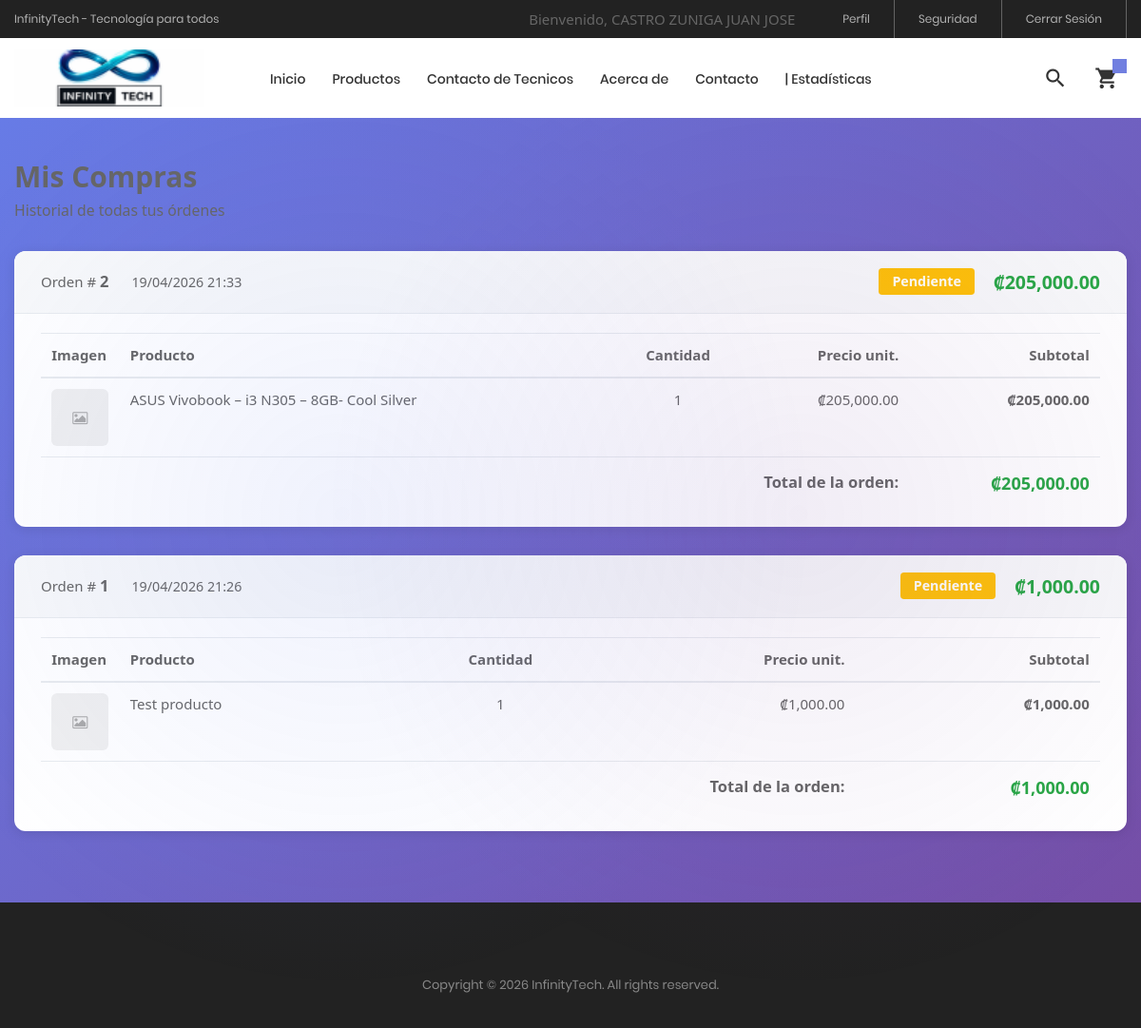
Page /Views/vFacturas/vMisFacturas.php (signed in) on the committed database.
### tables this page shows
CREATE TABLE `tbl_facturas` (
  `ID_FACTURA` int(11) NOT NULL AUTO_INCREMENT,
  `ID_USUARIO` int(11) DEFAULT NULL,
  `ID_DIRECCION` int(11) DEFAULT NULL,
  `TOTAL` decimal(10,2) DEFAULT NULL,
  `ID_ESTADO_VENTA` int(11) DEFAULT NULL,
  `FECHA_CREACION` timestamp NOT NULL DEFAULT current_timestamp(),
  PRIMARY KEY (`ID_FACTURA`),
  KEY `ID_USUARIO` (`ID_USUARIO`),
  KEY `ID_DIRECCION` (`ID_DIRECCION`),
  KEY `ID_ESTADO_VENTA` (`ID_ESTADO_VENTA`),
  CONSTRAINT `tbl_facturas_ibfk_1` FOREIGN KEY (`ID_USUARIO`) REFERENCES `tbl_usuarios` (`ID_USUARIO`),
  CONSTRAINT `tbl_facturas_ibfk_2` FOREIGN KEY (`ID_DIRECCION`) REFERENCES `tbl_direcciones` (`ID_DIRECCION`),
  CONSTRAINT `tbl_facturas_ibfk_3` FOREIGN KEY (`ID_ESTADO_VENTA`) REFERENCES `tbl_estados_venta` (`ID_ESTADO_VENTA`)
);

CREATE TABLE `tbl_estados_venta` (
  `ID_ESTADO_VENTA` int(11) NOT NULL AUTO_INCREMENT,
  `DESCRIPCION` varchar(50) NOT NULL,
  PRIMARY KEY (`ID_ESTADO_VENTA`)
);

CREATE TABLE `tbl_detalle_fact` (
  `ID_DETALLE` int(11) NOT NULL AUTO_INCREMENT,
  `ID_FACTURA` int(11) DEFAULT NULL,
  `ID_PRODUCTO` int(11) DEFAULT NULL,
  `CANTIDAD` int(11) DEFAULT NULL,
  `PRECIO_UNITARIO_MOMENTO` decimal(10,2) DEFAULT NULL,
  PRIMARY KEY (`ID_DETALLE`),
  KEY `ID_FACTURA` (`ID_FACTURA`),
  KEY `ID_PRODUCTO` (`ID_PRODUCTO`),
  CONSTRAINT `tbl_detalle_fact_ibfk_1` FOREIGN KEY (`ID_FACTURA`) REFERENCES `tbl_facturas` (`ID_FACTURA`),
  CONSTRAINT `tbl_detalle_fact_ibfk_2` FOREIGN KEY (`ID_PRODUCTO`) REFERENCES `tbl_productos` (`ID_PRODUCTO`)
);

CREATE TABLE `tbl_productos` (
  `ID_PRODUCTO` int(11) NOT NULL AUTO_INCREMENT,
  `ID_MARCA` int(11) DEFAULT NULL,
  `ID_CATEGORIA` int(11) DEFAULT NULL,
  `NOMBRE` varchar(150) DEFAULT NULL,
  `DESCRIPCION` text DEFAULT NULL,
  `PRECIO` decimal(10,2) DEFAULT NULL,
  `CANTIDAD` int(11) DEFAULT NULL,
  `IMAGEN` varchar(255) DEFAULT NULL,
  `ID_ESTADO` int(11) DEFAULT NULL,
  PRIMARY KEY (`ID_PRODUCTO`),
  KEY `ID_MARCA` (`ID_MARCA`),
  KEY `ID_CATEGORIA` (`ID_CATEGORIA`),
  KEY `ID_ESTADO` (`ID_ESTADO`),
  CONSTRAINT `tbl_productos_ibfk_1` FOREIGN KEY (`ID_MARCA`) REFERENCES `tbl_marcas` (`ID_MARCA`),
  CONSTRAINT `tbl_productos_ibfk_2` FOREIGN KEY (`ID_CATEGORIA`) REFERENCES `tbl_categorias` (`ID_CATEGORIA`),
  CONSTRAINT `tbl_productos_ibfk_3` FOREIGN KEY (`ID_ESTADO`) REFERENCES `tbl_estados_sistema` (`ID_ESTADO_SISTEMA`)
);

### Models/mFacturas.php (called while the page is built, shortened)
<?php
function ConsultarFacturasUsuarioModel($idUsuario)
{
    $conexion = OpenDatabase();
    $stmt = mysqli_prepare($conexion, "CALL SP_CONSULTAR_FACTURAS_USUARIO(?)");
    mysqli_stmt_bind_param($stmt, "i", $idUsuario);
    mysqli_stmt_execute($stmt);
    $result = mysqli_stmt_get_result($stmt);
    $facturas = [];
    while ($row = mysqli_fetch_assoc($result)) {
        $facturas[] = $row;
    }
    return $facturas;
}
function ConsultarDetalleFacturaModel($idFactura)
{
    $conexion = OpenDatabase();
    $stmt = mysqli_prepare($conexion, "CALL SP_CONSULTAR_DETALLE_FACTURA(?)");
    mysqli_stmt_bind_param($stmt, "i", $idFactura);
    mysqli_stmt_execute($stmt);
    $result = mysqli_stmt_get_result($stmt);
    $detalle = [];
    while ($row = mysqli_fetch_assoc($result)) {
        $detalle[] = $row;
    }
    return $detalle;
}

### Controllers/cFacturas.php (called while the page is built, shortened)
<?php
include_once $_SERVER["DOCUMENT_ROOT"] . "/Proyecto_Cliente-Servidor_Grupo05/Models/mFacturas.php";
function ConsultarFacturasUsuario()
{
    $idUsuario = (int)$_SESSION["Consecutivo"];
    return ConsultarFacturasUsuarioModel($idUsuario);
}
function ConsultarDetalleFactura($idFactura)
{
    return ConsultarDetalleFacturaModel((int)$idFactura);
}

### Views/vFacturas/vMisFacturas.php (the view, shortened to what this page needs)
<?php
include_once $_SERVER["DOCUMENT_ROOT"] . "/Proyecto_Cliente-Servidor_Grupo05/Views/layout.php";
include_once $_SERVER["DOCUMENT_ROOT"] . "/Proyecto_Cliente-Servidor_Grupo05/Controllers/cFacturas.php";
$facturas = ConsultarFacturasUsuario();
?>
<!DOCTYPE html>
<html lang="es">
<body class="animsition">
    <div class="container mt-5 mb-5">
        <h2 style="font-size:2rem; font-weight:700; margin-bottom:8px;">Mis Compras</h2>
        <p style="color:#666; font-size:1.05rem; margin-bottom:30px;">
            Historial de todas tus órdenes
        </p>
        <?php if (empty($facturas)): ?>
            <div class="text-center py-5">
                <p style="font-size:1.2rem; color:#666;">No tenés compras registradas aún.</p>
                <a href="/Proyecto_Cliente-Servidor_Grupo05/Views/vInicio/Inicio.php"
                   class="btn btn-dark mt-3" style="font-size:1.1rem; padding:10px 30px;">
                   Ver Productos
                </a>
            </div>
        <?php else: ?>
            <?php foreach ($facturas as $factura): ?>
            <?php
                $estadoBadge = [
                    "Pendiente"  => "warning",
                    "Pagado"     => "info",
                    "Enviado"    => "primary",
                    "Entregado"  => "success",
                    "Cancelado"  => "danger"
                ];
                $badge = $estadoBadge[$factura["ESTADO"]] ?? "secondary";
                $detalle = ConsultarDetalleFactura($factura["ID_FACTURA"]);
            ?>
            <div style="background:#fff; border-radius:12px; box-shadow:0 2px 12px rgba(0,0,0,0.10);
                        margin-bottom:30px; overflow:hidden;">
                <div style="background:#f8f9fa; padding:18px 28px; display:flex;
                            justify-content:space-between; align-items:center;
                            border-bottom:1px solid #e9ecef;">
                    <div>
                        <span style="font-size:1rem; color:#666;">Orden #</span>
                        <strong style="font-size:1.1rem;"><?php echo $factura["ID_FACTURA"]; ?></strong>
                        <span style="margin-left:20px; color:#666; font-size:0.95rem;">
                            <?php echo date('d/m/Y H:i', strtotime($factura["FECHA_CREACION"])); ?>
                        </span>
                    </div>
                    <div style="display:flex; align-items:center; gap:20px;">
                        <span class="badge bg-<?php echo $badge; ?>"
                              style="font-size:0.95rem; padding:7px 14px;">
                            <?php echo $factura["ESTADO"]; ?>
                        </span>
                        <span style="font-size:1.3rem; font-weight:700; color:#28a745;">
                            ₡<?php echo number_format($factura["TOTAL"], 2); ?>
                        </span>
                    </div>
                </div>
                <div style="padding:20px 28px;">
                    <table class="table table-borderless align-middle mb-0"
                           style="font-size:1rem;">
                        <thead style="border-bottom:1px solid #eee;">
                            <tr>
                                <th style="color:#666; font-weight:600; width:80px;">Imagen</th>
                                <th style="color:#666; font-weight:600;">Producto</th>
                                <th style="color:#666; font-weight:600; text-align:center;">Cantidad</th>
                                <th style="color:#666; font-weight:600; text-align:right;">Precio unit.</th>
                                <th style="color:#666; font-weight:600; text-align:right;">Subtotal</th>
                            </tr>
                        </thead>
                        <tbody>
                            <?php foreach ($detalle as $item): ?>
                            <tr style="border-bottom:1px solid #f0f0f0;">
                                <td>
                                    <?php if (!empty($item["IMAGEN"])): ?>
                                        <img src="<?php echo htmlspecialchars($item["IMAGEN"]); ?>"
                                             alt="<?php echo htmlspecialchars($item["NOMBRE"]); ?>"
                                             style="width:60px; height:60px; object-fit:contain;">
                                    <?php else: ?>
                                        <div style="width:60px; height:60px; background:#f0f0f0;
                                                    border-radius:6px; display:flex; align-items:center;
                                                    justify-content:center; color:#aaa;">
                                            <i class="fa fa-image"></i>
                                        </div>
                                    <?php endif; ?>
                                </td>
                                <td style="font-weight:500;">
                                    <?php echo htmlspecialchars($item["NOMBRE"]); ?>
                                </td>
                                <td style="text-align:center;">
                                    <?php echo $item["CANTIDAD"]; ?>
                                </td>
                                <td style="text-align:right;">
                                    ₡<?php echo number_format($item["PRECIO_UNITARIO_MOMENTO"], 2); ?>
                                </td>
                                <td style="text-align:right; font-weight:600;">
                                    ₡<?php echo number_format($item["SUBTOTAL"], 2); ?>
                                </td>
                            </tr>
                            <?php endforeach; ?>
                        </tbody>
                        <tfoot>
                            <tr>
                                <td colspan="4" style="text-align:right; font-size:1.1rem;
                                                        font-weight:700; padding-top:14px;">
                                    Total de la orden:
                                </td>
                                <td style="text-align:right; font-size:1.2rem; font-weight:700;
                                           color:#28a745; padding-top:14px;">
                                    ₡<?php echo number_format($factura["TOTAL"], 2); ?>
                                </td>
                            </tr>
                        </tfoot>
                    </table>
                </div>
            </div>
            <?php endforeach; ?>
        <?php endif; ?>
    </div>
</body>
</html>

### rows in the picture
tbl_facturas: ID_FACTURA "2", FECHA_CREACION "19/04/2026 21:33", ID_ESTADO_VENTA.DESCRIPCION "Pendiente", TOTAL "205,000.00"
tbl_detalle_fact: ID_PRODUCTO.NOMBRE "ASUS Vivobook – i3 N305 – 8GB- Cool Silver", CANTIDAD "1", PRECIO_UNITARIO_MOMENTO "205,000.00", SUBTOTAL "205,000.00"
tbl_facturas: ID_FACTURA "1", FECHA_CREACION "19/04/2026 21:26", ID_ESTADO_VENTA.DESCRIPCION "Pendiente", TOTAL "1,000.00"
tbl_detalle_fact: ID_PRODUCTO.NOMBRE "Test producto", CANTIDAD "1", PRECIO_UNITARIO_MOMENTO "1,000.00", SUBTOTAL "1,000.00"

### other values in the picture
$nombreUsuario "CASTRO ZUNIGA JUAN JOSE"
